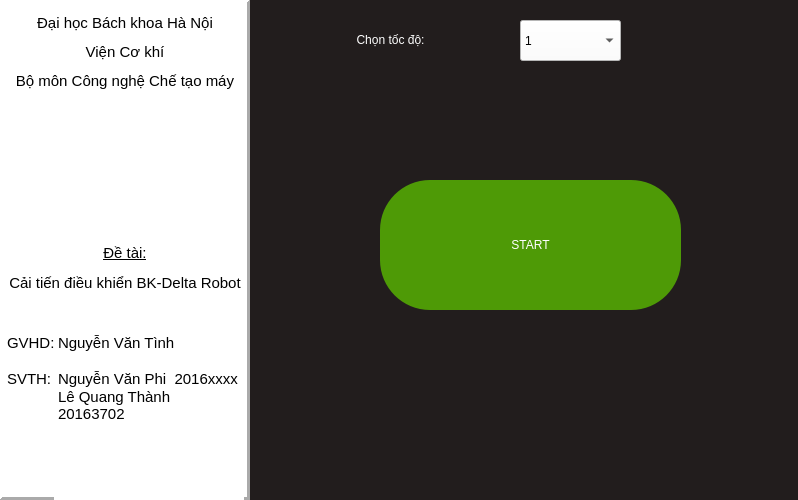
<?xml version="1.0" encoding="UTF-8"?>
<ui version="4.0">
 <class>overView</class>
 <widget class="QMainWindow" name="overView">
  <property name="geometry">
   <rect>
    <x>0</x>
    <y>0</y>
    <width>798</width>
    <height>500</height>
   </rect>
  </property>
  <property name="contextMenuPolicy">
   <enum>Qt::DefaultContextMenu</enum>
  </property>
  <property name="acceptDrops">
   <bool>false</bool>
  </property>
  <property name="windowTitle">
   <string>BK-Delta Robot</string>
  </property>
  <property name="toolTipDuration">
   <number>1</number>
  </property>
  <property name="toolButtonStyle">
   <enum>Qt::ToolButtonIconOnly</enum>
  </property>
  <property name="unifiedTitleAndToolBarOnMac">
   <bool>false</bool>
  </property>
  <widget class="QWidget" name="centralwidget">
   <widget class="QFrame" name="frame">
    <property name="geometry">
     <rect>
      <x>0</x>
      <y>0</y>
      <width>250</width>
      <height>500</height>
     </rect>
    </property>
    <property name="font">
     <font>
      <stylestrategy>PreferDefault</stylestrategy>
     </font>
    </property>
    <property name="styleSheet">
     <string notr="true">background-color: white;</string>
    </property>
    <property name="frameShape">
     <enum>QFrame::Panel</enum>
    </property>
    <property name="frameShadow">
     <enum>QFrame::Raised</enum>
    </property>
    <property name="lineWidth">
     <number>3</number>
    </property>
    <property name="midLineWidth">
     <number>0</number>
    </property>
    <widget class="QLabel" name="logo">
     <property name="geometry">
      <rect>
       <x>85</x>
       <y>110</y>
       <width>80</width>
       <height>120</height>
      </rect>
     </property>
     <property name="text">
      <string/>
     </property>
     <property name="pixmap">
      <pixmap>../Downloads/LogoHNUni.png</pixmap>
     </property>
     <property name="scaledContents">
      <bool>true</bool>
     </property>
    </widget>
    <widget class="QTextBrowser" name="Information">
     <property name="geometry">
      <rect>
       <x>3</x>
       <y>10</y>
       <width>244</width>
       <height>120</height>
      </rect>
     </property>
     <property name="styleSheet">
      <string notr="true">font: 8pt &quot;Ubuntu&quot;;</string>
     </property>
     <property name="frameShape">
      <enum>QFrame::NoFrame</enum>
     </property>
     <property name="lineWidth">
      <number>0</number>
     </property>
     <property name="html">
      <string>&lt;!DOCTYPE HTML PUBLIC &quot;-//W3C//DTD HTML 4.0//EN&quot; &quot;http://www.w3.org/TR/REC-html40/strict.dtd&quot;&gt;
&lt;html&gt;&lt;head&gt;&lt;meta name=&quot;qrichtext&quot; content=&quot;1&quot; /&gt;&lt;style type=&quot;text/css&quot;&gt;
p, li { white-space: pre-wrap; }
&lt;/style&gt;&lt;/head&gt;&lt;body style=&quot; font-family:'Ubuntu'; font-size:8pt; font-weight:400; font-style:normal;&quot;&gt;
&lt;p align=&quot;center&quot; style=&quot; margin-top:11px; margin-bottom:11px; margin-left:0px; margin-right:0px; -qt-block-indent:0; text-indent:0px;&quot;&gt;&lt;span style=&quot; font-size:11pt;&quot;&gt;Đại học Bách khoa Hà Nội&lt;/span&gt;&lt;/p&gt;
&lt;p align=&quot;center&quot; style=&quot; margin-top:11px; margin-bottom:11px; margin-left:0px; margin-right:0px; -qt-block-indent:0; text-indent:0px;&quot;&gt;&lt;span style=&quot; font-size:11pt;&quot;&gt;Viện Cơ khí&lt;/span&gt;&lt;/p&gt;
&lt;p align=&quot;center&quot; style=&quot; margin-top:11px; margin-bottom:11px; margin-left:0px; margin-right:0px; -qt-block-indent:0; text-indent:0px;&quot;&gt;&lt;span style=&quot; font-size:11pt;&quot;&gt;Bộ môn Công nghệ Chế tạo máy&lt;/span&gt;&lt;/p&gt;&lt;/body&gt;&lt;/html&gt;</string>
     </property>
    </widget>
    <widget class="QTextBrowser" name="projectName">
     <property name="geometry">
      <rect>
       <x>3</x>
       <y>270</y>
       <width>244</width>
       <height>50</height>
      </rect>
     </property>
     <property name="font">
      <font>
       <kerning>true</kerning>
      </font>
     </property>
     <property name="frameShape">
      <enum>QFrame::NoFrame</enum>
     </property>
     <property name="lineWidth">
      <number>0</number>
     </property>
     <property name="html">
      <string>&lt;!DOCTYPE HTML PUBLIC &quot;-//W3C//DTD HTML 4.0//EN&quot; &quot;http://www.w3.org/TR/REC-html40/strict.dtd&quot;&gt;
&lt;html&gt;&lt;head&gt;&lt;meta name=&quot;qrichtext&quot; content=&quot;1&quot; /&gt;&lt;style type=&quot;text/css&quot;&gt;
p, li { white-space: pre-wrap; }
&lt;/style&gt;&lt;/head&gt;&lt;body style=&quot; font-family:'Ubuntu'; font-size:11pt; font-weight:400; font-style:normal;&quot;&gt;
&lt;p align=&quot;center&quot; style=&quot; margin-top:0px; margin-bottom:0px; margin-left:0px; margin-right:0px; -qt-block-indent:0; text-indent:0px;&quot;&gt;Cải tiến điều khiển BK-Delta Robot&lt;/p&gt;&lt;/body&gt;&lt;/html&gt;</string>
     </property>
    </widget>
    <widget class="QTextBrowser" name="textBrowser">
     <property name="geometry">
      <rect>
       <x>3</x>
       <y>330</y>
       <width>70</width>
       <height>70</height>
      </rect>
     </property>
     <property name="frameShape">
      <enum>QFrame::NoFrame</enum>
     </property>
     <property name="html">
      <string>&lt;!DOCTYPE HTML PUBLIC &quot;-//W3C//DTD HTML 4.0//EN&quot; &quot;http://www.w3.org/TR/REC-html40/strict.dtd&quot;&gt;
&lt;html&gt;&lt;head&gt;&lt;meta name=&quot;qrichtext&quot; content=&quot;1&quot; /&gt;&lt;style type=&quot;text/css&quot;&gt;
p, li { white-space: pre-wrap; }
&lt;/style&gt;&lt;/head&gt;&lt;body style=&quot; font-family:'Ubuntu'; font-size:11pt; font-weight:400; font-style:normal;&quot;&gt;
&lt;p style=&quot; margin-top:0px; margin-bottom:0px; margin-left:0px; margin-right:0px; -qt-block-indent:0; text-indent:0px;&quot;&gt;GVHD:&lt;/p&gt;
&lt;p style=&quot;-qt-paragraph-type:empty; margin-top:0px; margin-bottom:0px; margin-left:0px; margin-right:0px; -qt-block-indent:0; text-indent:0px;&quot;&gt;&lt;br /&gt;&lt;/p&gt;
&lt;p style=&quot; margin-top:0px; margin-bottom:0px; margin-left:0px; margin-right:0px; -qt-block-indent:0; text-indent:0px;&quot;&gt;SVTH:&lt;/p&gt;&lt;/body&gt;&lt;/html&gt;</string>
     </property>
    </widget>
    <widget class="QTextBrowser" name="textBrowser_2">
     <property name="geometry">
      <rect>
       <x>54</x>
       <y>330</y>
       <width>190</width>
       <height>192</height>
      </rect>
     </property>
     <property name="frameShape">
      <enum>QFrame::NoFrame</enum>
     </property>
     <property name="html">
      <string>&lt;!DOCTYPE HTML PUBLIC &quot;-//W3C//DTD HTML 4.0//EN&quot; &quot;http://www.w3.org/TR/REC-html40/strict.dtd&quot;&gt;
&lt;html&gt;&lt;head&gt;&lt;meta name=&quot;qrichtext&quot; content=&quot;1&quot; /&gt;&lt;style type=&quot;text/css&quot;&gt;
p, li { white-space: pre-wrap; }
&lt;/style&gt;&lt;/head&gt;&lt;body style=&quot; font-family:'Ubuntu'; font-size:11pt; font-weight:400; font-style:normal;&quot;&gt;
&lt;p style=&quot; margin-top:0px; margin-bottom:0px; margin-left:0px; margin-right:0px; -qt-block-indent:0; text-indent:0px;&quot;&gt;Nguyễn Văn Tình&lt;/p&gt;
&lt;p style=&quot;-qt-paragraph-type:empty; margin-top:0px; margin-bottom:0px; margin-left:0px; margin-right:0px; -qt-block-indent:0; text-indent:0px;&quot;&gt;&lt;br /&gt;&lt;/p&gt;
&lt;p style=&quot; margin-top:0px; margin-bottom:0px; margin-left:0px; margin-right:0px; -qt-block-indent:0; text-indent:0px;&quot;&gt;Nguyễn Văn Phi  2016xxxx&lt;/p&gt;
&lt;p style=&quot; margin-top:0px; margin-bottom:0px; margin-left:0px; margin-right:0px; -qt-block-indent:0; text-indent:0px;&quot;&gt;Lê Quang Thành 20163702&lt;/p&gt;&lt;/body&gt;&lt;/html&gt;</string>
     </property>
    </widget>
    <widget class="QTextBrowser" name="textBrowser_3">
     <property name="geometry">
      <rect>
       <x>3</x>
       <y>240</y>
       <width>244</width>
       <height>30</height>
      </rect>
     </property>
     <property name="frameShape">
      <enum>QFrame::NoFrame</enum>
     </property>
     <property name="html">
      <string>&lt;!DOCTYPE HTML PUBLIC &quot;-//W3C//DTD HTML 4.0//EN&quot; &quot;http://www.w3.org/TR/REC-html40/strict.dtd&quot;&gt;
&lt;html&gt;&lt;head&gt;&lt;meta name=&quot;qrichtext&quot; content=&quot;1&quot; /&gt;&lt;style type=&quot;text/css&quot;&gt;
p, li { white-space: pre-wrap; }
&lt;/style&gt;&lt;/head&gt;&lt;body style=&quot; font-family:'Ubuntu'; font-size:11pt; font-weight:400; font-style:normal;&quot;&gt;
&lt;p align=&quot;center&quot; style=&quot; margin-top:0px; margin-bottom:0px; margin-left:0px; margin-right:0px; -qt-block-indent:0; text-indent:0px;&quot;&gt;&lt;span style=&quot; text-decoration: underline;&quot;&gt;Đề tài:&lt;/span&gt;&lt;/p&gt;&lt;/body&gt;&lt;/html&gt;</string>
     </property>
    </widget>
   </widget>
   <widget class="QFrame" name="workPlace">
    <property name="geometry">
     <rect>
      <x>250</x>
      <y>0</y>
      <width>550</width>
      <height>600</height>
     </rect>
    </property>
    <property name="styleSheet">
     <string notr="true">background-color:rgb(56, 48, 58);</string>
    </property>
    <property name="frameShape">
     <enum>QFrame::StyledPanel</enum>
    </property>
    <property name="frameShadow">
     <enum>QFrame::Raised</enum>
    </property>
    <widget class="QStackedWidget" name="stackedWidget">
     <property name="geometry">
      <rect>
       <x>0</x>
       <y>0</y>
       <width>550</width>
       <height>600</height>
      </rect>
     </property>
     <property name="styleSheet">
      <string notr="true">background-color: rgb(34, 29, 29);</string>
     </property>
     <property name="currentIndex">
      <number>0</number>
     </property>
     <widget class="QWidget" name="page_start">
      <widget class="QPushButton" name="start_buttom">
       <property name="geometry">
        <rect>
         <x>130</x>
         <y>180</y>
         <width>301</width>
         <height>130</height>
        </rect>
       </property>
       <property name="styleSheet">
        <string notr="true">
background-color: rgb(78, 154, 6);
color: rgb(255, 255, 255);
font: 30pt &quot;Waree&quot;;
border-radius: 50px;</string>
       </property>
       <property name="text">
        <string>START</string>
       </property>
      </widget>
      <widget class="QLabel" name="name_speed">
       <property name="geometry">
        <rect>
         <x>10</x>
         <y>10</y>
         <width>261</width>
         <height>60</height>
        </rect>
       </property>
       <property name="styleSheet">
        <string notr="true">color: white;
font: 25pt &quot;Umpush&quot;;</string>
       </property>
       <property name="text">
        <string>&lt;html&gt;&lt;head/&gt;&lt;body&gt;&lt;p align=&quot;center&quot;&gt;Chọn tốc độ:&lt;/p&gt;&lt;/body&gt;&lt;/html&gt;</string>
       </property>
      </widget>
      <widget class="QComboBox" name="comboBox">
       <property name="geometry">
        <rect>
         <x>270</x>
         <y>20</y>
         <width>101</width>
         <height>41</height>
        </rect>
       </property>
       <property name="styleSheet">
        <string notr="true">background-color: rgb(255, 255, 255);
font: 15pt &quot;Ubuntu&quot;;</string>
       </property>
       <item>
        <property name="text">
         <string>1</string>
        </property>
       </item>
       <item>
        <property name="text">
         <string>2</string>
        </property>
       </item>
       <item>
        <property name="text">
         <string>3</string>
        </property>
       </item>
      </widget>
     </widget>
     <widget class="QWidget" name="page_loading">
      <widget class="QProgressBar" name="loading_bar">
       <property name="geometry">
        <rect>
         <x>75</x>
         <y>300</y>
         <width>400</width>
         <height>23</height>
        </rect>
       </property>
       <property name="styleSheet">
        <string notr="true">QProgressBar{	
	color: red;
	background-color: white;
	border-style:none;
	border-radius:10px;
	text-align: center;
}
QProgressBar::chunk{
	border-radius:10px;
	
	background-color: qlineargradient(spread:pad, x1:0.0199005, y1:0.534091, x2:0.965, y2:0.545455, stop:0 rgba(190, 57, 57, 255), stop:1 rgba(204, 0, 0, 255));
}</string>
       </property>
       <property name="value">
        <number>35</number>
       </property>
      </widget>
      <widget class="QLabel" name="loadin_word">
       <property name="geometry">
        <rect>
         <x>0</x>
         <y>250</y>
         <width>550</width>
         <height>40</height>
        </rect>
       </property>
       <property name="styleSheet">
        <string notr="true">font: 17pt &quot;C059&quot;;</string>
       </property>
       <property name="text">
        <string>&lt;html&gt;&lt;head/&gt;&lt;body&gt;&lt;p align=&quot;center&quot;&gt;&lt;span style=&quot; font-size:16pt; color:#cc0000;&quot;&gt;loading...&lt;/span&gt;&lt;/p&gt;&lt;/body&gt;&lt;/html&gt;</string>
       </property>
      </widget>
     </widget>
     <widget class="QWidget" name="page_stop">
      <widget class="QPushButton" name="stop_buttom">
       <property name="geometry">
        <rect>
         <x>20</x>
         <y>20</y>
         <width>161</width>
         <height>81</height>
        </rect>
       </property>
       <property name="styleSheet">
        <string notr="true">color: rgb(238, 238, 236);
font: 25pt &quot;Umpush&quot;;
background-color: rgb(164, 0, 0);
border-radius: 20px</string>
       </property>
       <property name="text">
        <string>STOP</string>
       </property>
      </widget>
      <widget class="QLabel" name="label">
       <property name="geometry">
        <rect>
         <x>50</x>
         <y>130</y>
         <width>100</width>
         <height>100</height>
        </rect>
       </property>
       <property name="styleSheet">
        <string notr="true">QFrame{border: 3px solid white; border-radius:50px}</string>
       </property>
       <property name="text">
        <string/>
       </property>
      </widget>
      <widget class="QLabel" name="performance">
       <property name="geometry">
        <rect>
         <x>70</x>
         <y>160</y>
         <width>70</width>
         <height>35</height>
        </rect>
       </property>
       <property name="styleSheet">
        <string notr="true">font: 25pt &quot;Ubuntu&quot;;
color: white;</string>
       </property>
       <property name="text">
        <string>&lt;html&gt;&lt;head/&gt;&lt;body&gt;&lt;p align=&quot;center&quot;&gt;24%&lt;/p&gt;&lt;/body&gt;&lt;/html&gt;</string>
       </property>
      </widget>
      <widget class="QLabel" name="label_3">
       <property name="geometry">
        <rect>
         <x>260</x>
         <y>10</y>
         <width>150</width>
         <height>50</height>
        </rect>
       </property>
       <property name="styleSheet">
        <string notr="true">color: white;
font: 22pt &quot;Umpush&quot;;</string>
       </property>
       <property name="text">
        <string>&lt;html&gt;&lt;head/&gt;&lt;body&gt;&lt;p&gt;Phát hiện:&lt;/p&gt;&lt;/body&gt;&lt;/html&gt;</string>
       </property>
      </widget>
      <widget class="QLabel" name="num_detected">
       <property name="geometry">
        <rect>
         <x>410</x>
         <y>14</y>
         <width>80</width>
         <height>50</height>
        </rect>
       </property>
       <property name="styleSheet">
        <string notr="true">font: 22pt &quot;Umpush&quot;;
color: white;</string>
       </property>
       <property name="text">
        <string>3</string>
       </property>
      </widget>
      <widget class="QLabel" name="label_5">
       <property name="geometry">
        <rect>
         <x>260</x>
         <y>60</y>
         <width>160</width>
         <height>50</height>
        </rect>
       </property>
       <property name="styleSheet">
        <string notr="true">color: white;
font: 22pt &quot;Umpush&quot;;</string>
       </property>
       <property name="text">
        <string>&lt;html&gt;&lt;head/&gt;&lt;body&gt;&lt;p&gt;Đã diệt:&lt;/p&gt;&lt;/body&gt;&lt;/html&gt;</string>
       </property>
      </widget>
      <widget class="QLabel" name="num_done">
       <property name="geometry">
        <rect>
         <x>380</x>
         <y>64</y>
         <width>67</width>
         <height>50</height>
        </rect>
       </property>
       <property name="styleSheet">
        <string notr="true">color: white;
font: 22pt &quot;Umpush&quot;;</string>
       </property>
       <property name="text">
        <string>0</string>
       </property>
      </widget>
      <widget class="QLabel" name="image_detect">
       <property name="geometry">
        <rect>
         <x>70</x>
         <y>250</y>
         <width>410</width>
         <height>240</height>
        </rect>
       </property>
       <property name="text">
        <string/>
       </property>
       <property name="pixmap">
        <pixmap>../Documents/Study/python-test/a.jpg</pixmap>
       </property>
       <property name="scaledContents">
        <bool>true</bool>
       </property>
      </widget>
     </widget>
    </widget>
   </widget>
  </widget>
 </widget>
 <resources/>
 <connections/>
</ui>
